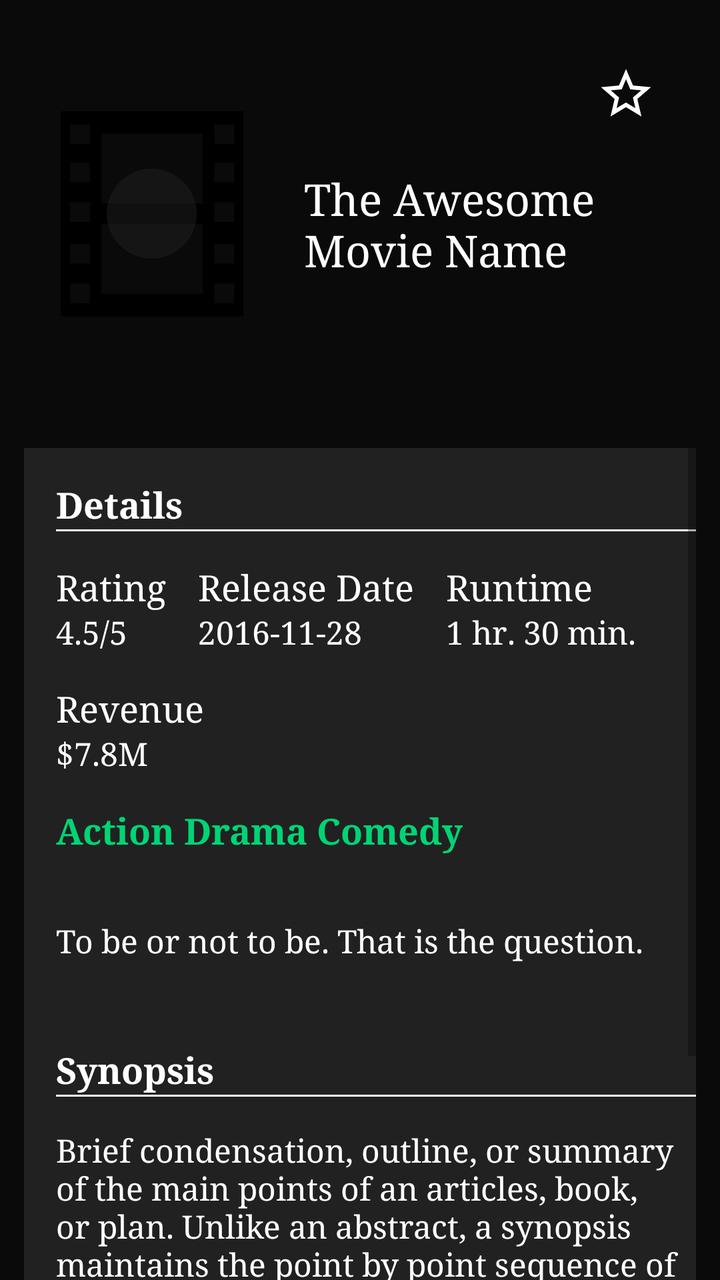
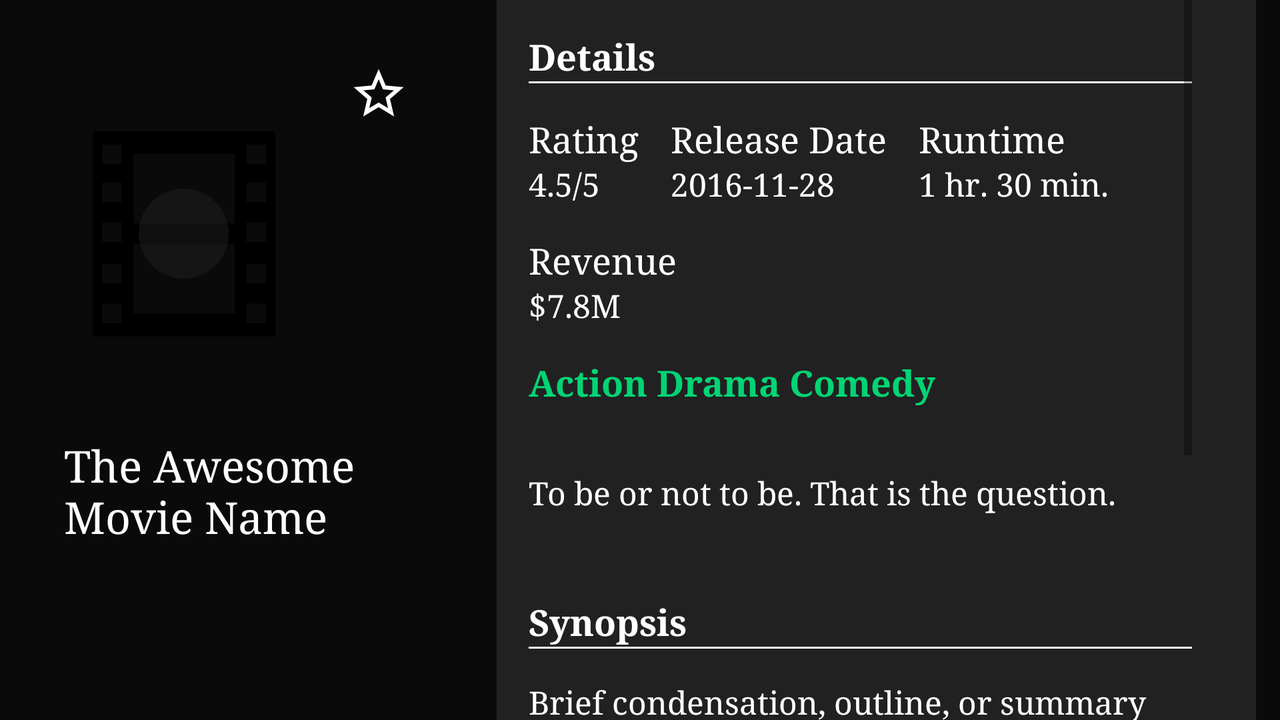

The same Android screen from two of the app's own layout files: first res/layout/ as a phone draws it, then the repository's variant for another configuration, drawn on a device whose configuration selects that folder. Both files follow.
<!-- AndroidManifest.xml: application theme AppTheme -->
<!-- res/layout/details.xml -->
<?xml version="1.0" encoding="utf-8"?>
<FrameLayout
    xmlns:android="http://schemas.android.com/apk/res/android"
    xmlns:tools="http://schemas.android.com/tools"
    android:layout_width="match_parent"
    android:layout_height="match_parent"
    android:background="@color/dark_background"
    android:id="@+id/ll_container"
    >

    <LinearLayout
        android:layout_width="match_parent"
        android:layout_height="match_parent"
        android:background="@color/dark_background"
        android:orientation="vertical"
        android:weightSum="2">

        <RelativeLayout
            android:layout_width="match_parent"
            android:layout_height="0dp"
            android:layout_weight="1.5">
            <ImageView
                android:id="@+id/iv_blur_img"
                android:layout_width="match_parent"
                android:layout_height="match_parent" />
        </RelativeLayout>

        <View
            android:layout_width="match_parent"
            android:layout_height="0dp"
            android:layout_weight="0.5" />
    </LinearLayout>

    <View
        android:id="@+id/view"
        android:layout_width="match_parent"
        android:layout_height="match_parent"
        android:background="@color/transparent_bg_overlay" />

    <LinearLayout
        android:layout_width="match_parent"
        android:layout_height="match_parent"
        android:orientation="vertical"
        android:weightSum="2">
        <RelativeLayout
            android:layout_width="match_parent"
            android:layout_height="0dp"
            android:layout_weight="0.7"
            android:layout_marginLeft="@dimen/standard_margin"
            android:layout_marginRight="@dimen/standard_margin">
            <RelativeLayout
                android:id="@+id/tumbnail_container"
                android:layout_width="@dimen/tumbnail_w"
                android:layout_height="@dimen/tumbnail_h"
                android:layout_alignParentBottom="true"
                android:layout_marginBottom="@dimen/double_standard_margin"
                android:layout_marginRight="@dimen/standard_margin">
                <ImageView
                    android:id="@+id/iv_tumbnail_img"
                    android:layout_width="match_parent"
                    android:layout_height="match_parent"
                    android:src="@mipmap/movie_placeholder"
                    android:layout_centerInParent="true"
                    />
                <View
                    android:layout_width="@dimen/play_outline_size"
                    android:layout_height="@dimen/play_outline_size"
                    android:layout_centerInParent="true"
                    android:background="@drawable/round_bg"/>
                <ImageView
                    android:id="@+id/iv_play_icon"
                    android:layout_width="@dimen/play_size"
                    android:layout_height="@dimen/play_size"
                    android:padding="@dimen/standard_padding"
                    android:src="@mipmap/play_circle_outline"
                    android:layout_centerInParent="true"/>
            </RelativeLayout>

            <TextView
                android:id="@+id/tv_movie_name"
                android:layout_width="match_parent"
                android:layout_height="wrap_content"
                android:textColor="@color/main_text_color"
                android:textSize="@dimen/txt_title_size"
                android:layout_marginTop="@dimen/area_margin_top"
                tools:text="@string/dummy_movie_name"
                android:layout_toRightOf="@id/tumbnail_container"
                android:layout_centerVertical="true"
                />
            <include layout="@layout/details_stars"/>
            <ImageView
                android:id="@+id/iv_favorite_off"
                android:layout_width="wrap_content"
                android:layout_height="wrap_content"
                android:src="@drawable/star_outline"
                android:layout_alignParentRight="true"
                android:layout_marginRight="@dimen/standard_margin"
                android:layout_marginTop="@dimen/double_standard_margin"
                android:visibility="visible"/>
            <ImageView
                android:id="@+id/iv_favorite_on"
                android:layout_width="wrap_content"
                android:layout_height="wrap_content"
                android:src="@drawable/star"
                android:layout_alignParentRight="true"
                android:layout_marginRight="@dimen/standard_margin"
                android:layout_marginTop="@dimen/double_standard_margin"
                android:visibility="invisible"/>
        </RelativeLayout>

        <ScrollView
            android:layout_width="match_parent"
            android:layout_height="0dp"
            android:layout_marginLeft="@dimen/scroll_view_margin_lr"
            android:layout_marginRight="@dimen/scroll_view_margin_lr"
            android:layout_weight="1.3"
            android:background="@color/dark_background">
            <LinearLayout
                android:layout_width="match_parent"
                android:layout_height="match_parent"
                android:layout_marginBottom="@dimen/standard_margin"
                android:layout_marginLeft="@dimen/standard_margin"
                android:orientation="vertical"
                android:paddingBottom="@dimen/layout_padding_top">
                
                <TextView
                    android:layout_width="match_parent"
                    android:layout_height="wrap_content"
                    android:layout_marginTop="@dimen/standard_margin"
                    android:text="@string/details_lbl"
                    android:textColor="@color/main_text_color"
                    android:textSize="@dimen/txt_large_size"
                    android:textStyle="bold" />
                <View
                    android:layout_width="match_parent"
                    android:layout_height="@dimen/separator_height"
                    android:background="@color/main_text_color" />

                <include layout="@layout/details_additional_info" />
                <include layout="@layout/details_revenue" />
                <include layout="@layout/details_genres" />

                
                <TextView
                    android:id="@+id/tv_movie_tagline"
                    android:layout_width="match_parent"
                    android:layout_height="wrap_content"
                    android:layout_marginTop="@dimen/tagline_margin_top"
                    android:textColor="@color/main_text_color"
                    android:textSize="@dimen/txt_regular_size"
                    tools:text="@string/dummy_movie_tagline" />

                
                <TextView
                    android:layout_width="match_parent"
                    android:layout_height="wrap_content"
                    android:layout_marginTop="@dimen/area_margin_top"
                    android:text="@string/synopsis_lbl"
                    android:textColor="@color/main_text_color"
                    android:textSize="@dimen/txt_large_size"
                    android:textStyle="bold" />
                <View
                    android:layout_width="match_parent"
                    android:layout_height="@dimen/separator_height"
                    android:background="@color/main_text_color" />
                <TextView
                    android:id="@+id/tv_movie_synopsis"
                    android:layout_width="match_parent"
                    android:layout_height="wrap_content"
                    android:layout_marginTop="@dimen/standard_margin"
                    android:textColor="@color/main_text_color"
                    android:textSize="@dimen/txt_regular_size"
                    tools:text="@string/dummy_movie_synopsis" />

                
                <TextView
                    android:layout_width="match_parent"
                    android:layout_height="wrap_content"
                    android:layout_marginTop="@dimen/area_margin_top"
                    android:text="@string/reviews_lbl"
                    android:textColor="@color/main_text_color"
                    android:textSize="@dimen/txt_large_size"
                    android:textStyle="bold" />
                <View
                    android:layout_width="match_parent"
                    android:layout_height="@dimen/separator_height"
                    android:background="@color/main_text_color" />
                <LinearLayout
                    android:id="@+id/ll_movie_reviews"
                    android:layout_width="match_parent"
                    android:layout_height="wrap_content"
                    android:layout_marginTop="@dimen/standard_margin"
                    android:orientation="vertical"
                    />
            </LinearLayout>
        </ScrollView>
    </LinearLayout>
</FrameLayout>
<!-- res/layout/details_stars.xml (included above) -->
<?xml version="1.0" encoding="utf-8"?>
<LinearLayout xmlns:android="http://schemas.android.com/apk/res/android"
    android:orientation="horizontal"
    android:layout_width="match_parent"
    android:layout_height="wrap_content"
    android:layout_marginTop="5dp"
    android:layout_toRightOf="@id/tumbnail_container"
    android:layout_below="@id/tv_movie_name">
    <LinearLayout
        android:id="@+id/ll_stars_container"
        android:layout_width="wrap_content"
        android:layout_height="wrap_content"
        android:orientation="horizontal"
        android:gravity="bottom">
    </LinearLayout>
    <TextView
        android:id="@+id/tv_votes"
        android:layout_width="wrap_content"
        android:layout_height="wrap_content"
        android:layout_marginLeft="@dimen/standard_margin"
        android:textSize="@dimen/txt_regular_size"
        android:textColor="@color/main_text_color"/>
</LinearLayout>
<!-- res/layout/details_additional_info.xml (included above) -->
<?xml version="1.0" encoding="utf-8"?>
<LinearLayout xmlns:android="http://schemas.android.com/apk/res/android"
    xmlns:tools="http://schemas.android.com/tools"
    android:orientation="horizontal"
    android:layout_width="match_parent"
    android:layout_height="wrap_content"
    android:layout_marginTop="@dimen/standard_margin">
    <RelativeLayout
        android:layout_width="wrap_content"
        android:layout_height="wrap_content">
        <TextView
            android:id="@+id/rating_lbl"
            android:layout_width="wrap_content"
            android:layout_height="wrap_content"
            android:textColor="@color/main_text_color"
            android:textSize="@dimen/txt_large_size"
            android:text="@string/rating_lbl"
            />
        <TextView
            android:id="@+id/tv_rating"
            android:layout_width="wrap_content"
            android:layout_height="wrap_content"
            android:layout_below="@+id/rating_lbl"
            android:textColor="@color/main_text_color"
            android:textSize="@dimen/txt_regular_size"
            tools:text="@string/dummy_movie_rating"/>
    </RelativeLayout>
    <RelativeLayout
        android:layout_width="wrap_content"
        android:layout_height="wrap_content"
        android:layout_marginLeft="@dimen/standard_margin">
        <TextView
            android:id="@+id/release_date_lbl"
            android:layout_width="wrap_content"
            android:layout_height="wrap_content"
            android:textColor="@color/main_text_color"
            android:textSize="@dimen/txt_large_size"
            android:text="@string/release_date_lbl"
            />
        <TextView
            android:id="@+id/tv_movie_release_date"
            android:layout_width="wrap_content"
            android:layout_height="wrap_content"
            android:layout_below="@+id/release_date_lbl"
            android:textColor="@color/main_text_color"
            android:textSize="@dimen/txt_regular_size"
            tools:text="@string/dummy_movie_release_date"/>
    </RelativeLayout>
    <RelativeLayout
        android:layout_width="wrap_content"
        android:layout_height="wrap_content"
        android:layout_marginLeft="@dimen/standard_margin">
        <TextView
            android:id="@+id/runtime_lbl"
            android:layout_width="wrap_content"
            android:layout_height="wrap_content"
            android:textColor="@color/main_text_color"
            android:textSize="@dimen/txt_large_size"
            android:text="@string/runtime_lbl"
            />
        <TextView
            android:id="@+id/tv_movie_runtime"
            android:layout_width="wrap_content"
            android:layout_height="wrap_content"
            android:layout_below="@+id/runtime_lbl"
            android:textColor="@color/main_text_color"
            android:textSize="@dimen/txt_regular_size"
            tools:text="@string/dummy_movie_runtime"/>
    </RelativeLayout>
</LinearLayout>
<!-- res/layout/details_revenue.xml (included above) -->
<?xml version="1.0" encoding="utf-8"?>
<RelativeLayout xmlns:android="http://schemas.android.com/apk/res/android"
    android:layout_width="match_parent"
    android:layout_height="wrap_content"
    xmlns:tools="http://schemas.android.com/tools"
    android:layout_marginTop="@dimen/standard_margin">
    <TextView
        android:id="@+id/revenue_lbl"
        android:layout_width="wrap_content"
        android:layout_height="wrap_content"
        android:textColor="@color/main_text_color"
        android:textSize="@dimen/txt_large_size"
        android:text="@string/revenue_lbl"
        />
    <TextView
        android:id="@+id/tv_movie_revenue"
        android:layout_width="wrap_content"
        android:layout_height="wrap_content"
        android:layout_below="@+id/revenue_lbl"
        android:textColor="@color/main_text_color"
        android:textSize="@dimen/txt_regular_size"
        tools:text="@string/dummy_movie_revenue"/>
</RelativeLayout>
<!-- res/layout/details_genres.xml (included above) -->
<?xml version="1.0" encoding="utf-8"?>
<LinearLayout xmlns:android="http://schemas.android.com/apk/res/android"
    android:layout_width="match_parent"
    android:layout_height="wrap_content"
    xmlns:tools="http://schemas.android.com/tools"
    android:orientation="horizontal"
    android:layout_marginTop="@dimen/standard_margin">
    <TextView
        android:id="@+id/tv_movie_genres"
        android:layout_width="wrap_content"
        android:layout_height="wrap_content"
        android:textColor="@color/secondary_color"
        android:textSize="@dimen/txt_large_size"
        android:textStyle="bold"
        tools:text="@string/dummy_movie_genres"/>
</LinearLayout>
<!-- resources referenced by this layout -->
<resources>
  <color name="dark_background">#212121</color>
  <color name="main_text_color">#ffffff</color>
  <color name="secondary_color">#00d474</color>
  <color name="transparent_bg_overlay">#B3000000</color>
  <dimen name="area_margin_top">42dp</dimen>
  <dimen name="double_standard_margin">32dp</dimen>
  <dimen name="layout_padding_top">48dp</dimen>
  <dimen name="play_outline_size">45dp</dimen>
  <dimen name="play_size">80dp</dimen>
  <dimen name="scroll_view_margin_lr">12dp</dimen>
  <dimen name="separator_height">1dp</dimen>
  <dimen name="standard_margin">16dp</dimen>
  <dimen name="standard_padding">16dp</dimen>
  <dimen name="tagline_margin_top">32dp</dimen>
  <dimen name="tumbnail_h">170dp</dimen>
  <dimen name="tumbnail_w">120dp</dimen>
  <!-- from res/values-mdpi/ -->
  <dimen name="txt_large_size">18sp</dimen>
  <!-- from res/values-mdpi/ -->
  <dimen name="txt_regular_size">16sp</dimen>
  <!-- from res/values-mdpi/ -->
  <dimen name="txt_title_size">22sp</dimen>
  <!-- drawable round_bg (drawable) -->
  <?xml version="1.0" encoding="UTF-8"?>
  <shape xmlns:android="http://schemas.android.com/apk/res/android">
      <solid android:color="@color/transparent_item_overlay"/>
      <corners android:radius="30dip"/>
      <padding android:left="0dip" android:top="0dip" android:right="0dip" android:bottom="0dip" />
  </shape>
  <!-- drawable star (drawable) -->
  <vector xmlns:android="http://schemas.android.com/apk/res/android"
      android:height="30dp"
      android:width="30dp"
      android:viewportWidth="24"
      android:viewportHeight="24">
      <path
          android:fillColor="@color/white"
          android:pathData="M12,17.27L18.18,21L16.54,13.97L22,9.24L14.81,8.62L12,2L9.19,8.62L2,9.24L7.45,13.97L5.82,21L12,17.27Z" />
  </vector>
  <string name="details_lbl">Details</string>
  <string name="dummy_movie_genres">Action   Drama   Comedy</string>
  <string name="dummy_movie_name">The Awesome Movie Name</string>
  <string name="dummy_movie_rating">4.5/5</string>
  <string name="dummy_movie_release_date">2016-11-28</string>
  <string name="dummy_movie_revenue">$7.8M</string>
  <string name="dummy_movie_runtime">1 hr. 30 min.</string>
  <string name="dummy_movie_synopsis">Brief condensation, outline, or summary of the main points of an articles, book, or plan.
          Unlike an abstract, a synopsis maintains the point by point sequence of the salient ideas.</string>
  <string name="dummy_movie_tagline">To be or not to be. That is the question.</string>
  <string name="rating_lbl">Rating</string>
  <string name="release_date_lbl">Release Date</string>
  <string name="revenue_lbl">Revenue</string>
  <string name="reviews_lbl">Reviews</string>
  <string name="runtime_lbl">Runtime</string>
  <string name="synopsis_lbl">Synopsis</string>
  <color name="transparent_item_overlay">#80212121</color>
  <color name="white">#ffffff</color>
  <color name="main_color">#081c24</color>
  <!-- from res/values-v21/ -->
  <style name="RobotoTextViewStyle" parent="android:Widget.TextView">
          <item name="android:fontFamily">serif</item>
      </style>
  <!-- from res/values-v21/ -->
  <style name="MyApp.PopupMenu" parent="Widget.AppCompat.PopupMenu.Overflow">
          <item name="android:popupBackground">@color/white</item>
      </style>
  <!-- from res/values-v21/ -->
  <style name="itemTextStyle.AppTheme" parent="@android:style/TextAppearance.Widget.IconMenu.Item">
          <item name="android:textColor">@color/main_color</item>
      </style>
  <!-- from res/values-v21/ -->
  <style name="settingsTheme" parent="PreferenceThemeOverlay">
          <item name="android:textColorPrimary">@color/main_color</item>
          <item name="android:textColorSecondary">@color/pref_summary</item>
          <item name="android:textSize">@dimen/txt_regular_size</item>
      </style>
  <color name="pref_summary">#A9A9A9</color>
  <!-- some entries are left out for length -->
</resources>
<!-- res/layout-land/details.xml (the repository's variant of the layout above) -->
<!-- drawn on the phone turned sideways -->
<?xml version="1.0" encoding="utf-8"?>
<FrameLayout
    xmlns:android="http://schemas.android.com/apk/res/android"
    xmlns:tools="http://schemas.android.com/tools"
    android:layout_width="match_parent"
    android:layout_height="match_parent"
    android:background="@color/dark_background"
    android:id="@+id/ll_container"
    >

    <LinearLayout
        android:layout_width="match_parent"
        android:layout_height="match_parent"
        android:background="@color/dark_background"
        android:orientation="horizontal"
        android:weightSum="2">

        <RelativeLayout
            android:layout_width="0dp"
            android:layout_height="match_parent"
            android:layout_weight="0.8">
            <ImageView
                android:id="@+id/iv_blur_img"
                android:layout_width="match_parent"
                android:layout_height="match_parent" />
        </RelativeLayout>

        <View
            android:layout_width="0dp"
            android:layout_height="match_parent"
            android:layout_weight="1.2" />
    </LinearLayout>

    <View
        android:id="@+id/view"
        android:layout_width="match_parent"
        android:layout_height="match_parent"
        android:background="@color/transparent_bg_overlay" />

    <LinearLayout
        android:layout_width="match_parent"
        android:layout_height="match_parent"
        android:orientation="horizontal"
        android:weightSum="2">
        <RelativeLayout
            android:layout_width="0dp"
            android:layout_height="match_parent"
            android:layout_weight="0.7"
            android:layout_marginLeft="@dimen/standard_margin"
            android:layout_marginRight="@dimen/standard_margin">
            <RelativeLayout
                android:id="@+id/tumbnail_container"
                android:layout_width="@dimen/tumbnail_w"
                android:layout_height="@dimen/tumbnail_h"
                android:layout_alignParentTop="true"
                android:layout_marginTop="@dimen/double_standard_margin"
                android:layout_marginLeft="@dimen/standard_margin">
                <ImageView
                    android:id="@+id/iv_tumbnail_img"
                    android:layout_width="match_parent"
                    android:layout_height="match_parent"
                    android:src="@mipmap/movie_placeholder"
                    android:layout_centerInParent="true"
                    />
                <View
                    android:layout_width="@dimen/play_outline_size"
                    android:layout_height="@dimen/play_outline_size"
                    android:layout_centerInParent="true"
                    android:background="@drawable/round_bg"/>
                <ImageView
                    android:id="@+id/iv_play_icon"
                    android:layout_width="@dimen/play_size"
                    android:layout_height="@dimen/play_size"
                    android:src="@mipmap/play_circle_outline"
                    android:layout_centerInParent="true"/>
            </RelativeLayout>

            <TextView
                android:id="@+id/tv_movie_name"
                android:layout_width="match_parent"
                android:layout_height="wrap_content"
                android:textColor="@color/main_text_color"
                android:textSize="@dimen/txt_title_size"
                android:layout_marginTop="@dimen/standard_margin"
                tools:text="@string/dummy_movie_name"
                android:layout_below="@id/tumbnail_container"
                android:layout_marginLeft="@dimen/standard_margin"
                />
            <include layout="@layout/details_stars"/>
            <ImageView
                android:id="@+id/iv_favorite_off"
                android:layout_width="wrap_content"
                android:layout_height="wrap_content"
                android:src="@drawable/star_outline"
                android:layout_alignParentRight="true"
                android:layout_marginRight="@dimen/standard_margin"
                android:layout_marginTop="@dimen/double_standard_margin"
                android:visibility="visible"/>
            <ImageView
                android:id="@+id/iv_favorite_on"
                android:layout_width="wrap_content"
                android:layout_height="wrap_content"
                android:src="@drawable/star"
                android:layout_alignParentRight="true"
                android:layout_marginRight="@dimen/standard_margin"
                android:layout_marginTop="@dimen/double_standard_margin"
                android:visibility="invisible"/>
        </RelativeLayout>

        <ScrollView
            android:layout_width="0dp"
            android:layout_height="match_parent"
            android:layout_marginLeft="@dimen/scroll_view_margin_lr"
            android:layout_marginRight="@dimen/scroll_view_margin_lr"
            android:layout_weight="1.3"
            android:background="@color/dark_background"
            android:paddingRight="@dimen/padding_from_nav_bar">
            <LinearLayout
                android:layout_width="match_parent"
                android:layout_height="match_parent"
                android:layout_marginBottom="@dimen/standard_margin"
                android:layout_marginLeft="@dimen/standard_margin"
                android:orientation="vertical"
                android:paddingBottom="@dimen/layout_padding_top">
                
                <TextView
                    android:layout_width="match_parent"
                    android:layout_height="wrap_content"
                    android:layout_marginTop="@dimen/standard_margin"
                    android:text="@string/details_lbl"
                    android:textColor="@color/main_text_color"
                    android:textSize="@dimen/txt_large_size"
                    android:textStyle="bold" />
                <View
                    android:layout_width="match_parent"
                    android:layout_height="@dimen/separator_height"
                    android:background="@color/main_text_color" />

                <include layout="@layout/details_additional_info" />
                <include layout="@layout/details_revenue" />
                <include layout="@layout/details_genres" />

                
                <TextView
                    android:id="@+id/tv_movie_tagline"
                    android:layout_width="match_parent"
                    android:layout_height="wrap_content"
                    android:layout_marginTop="@dimen/tagline_margin_top"
                    android:textColor="@color/main_text_color"
                    android:textSize="@dimen/txt_regular_size"
                    tools:text="@string/dummy_movie_tagline" />

                
                <TextView
                    android:layout_width="match_parent"
                    android:layout_height="wrap_content"
                    android:layout_marginTop="@dimen/area_margin_top"
                    android:text="@string/synopsis_lbl"
                    android:textColor="@color/main_text_color"
                    android:textSize="@dimen/txt_large_size"
                    android:textStyle="bold" />
                <View
                    android:layout_width="match_parent"
                    android:layout_height="@dimen/separator_height"
                    android:background="@color/main_text_color" />
                <TextView
                    android:id="@+id/tv_movie_synopsis"
                    android:layout_width="match_parent"
                    android:layout_height="wrap_content"
                    android:layout_marginTop="@dimen/standard_margin"
                    android:textColor="@color/main_text_color"
                    android:textSize="@dimen/txt_regular_size"
                    tools:text="@string/dummy_movie_synopsis" />

                
                <TextView
                    android:layout_width="match_parent"
                    android:layout_height="wrap_content"
                    android:layout_marginTop="@dimen/area_margin_top"
                    android:text="@string/reviews_lbl"
                    android:textColor="@color/main_text_color"
                    android:textSize="@dimen/txt_large_size"
                    android:textStyle="bold" />
                <View
                    android:layout_width="match_parent"
                    android:layout_height="@dimen/separator_height"
                    android:background="@color/main_text_color" />
                <LinearLayout
                    android:id="@+id/ll_movie_reviews"
                    android:layout_width="match_parent"
                    android:layout_height="wrap_content"
                    android:layout_marginTop="@dimen/standard_margin"
                    android:orientation="vertical"
                    />
            </LinearLayout>
        </ScrollView>
    </LinearLayout>
</FrameLayout>
<!-- resources referenced by the variant -->
<!-- as the phone turned sideways resolves them -->
<resources>
  <color name="dark_background">#212121</color>
  <color name="main_text_color">#ffffff</color>
  <color name="secondary_color">#00d474</color>
  <color name="transparent_bg_overlay">#B3000000</color>
  <dimen name="area_margin_top">42dp</dimen>
  <dimen name="double_standard_margin">32dp</dimen>
  <dimen name="layout_padding_top">48dp</dimen>
  <dimen name="padding_from_nav_bar">32dp</dimen>
  <dimen name="play_outline_size">45dp</dimen>
  <dimen name="play_size">80dp</dimen>
  <dimen name="scroll_view_margin_lr">12dp</dimen>
  <dimen name="separator_height">1dp</dimen>
  <dimen name="standard_margin">16dp</dimen>
  <dimen name="tagline_margin_top">32dp</dimen>
  <dimen name="tumbnail_h">170dp</dimen>
  <dimen name="tumbnail_w">120dp</dimen>
  <!-- from res/values-mdpi/ -->
  <dimen name="txt_large_size">18sp</dimen>
  <!-- from res/values-mdpi/ -->
  <dimen name="txt_regular_size">16sp</dimen>
  <!-- from res/values-mdpi/ -->
  <dimen name="txt_title_size">22sp</dimen>
  <!-- drawable round_bg (drawable) -->
  <?xml version="1.0" encoding="UTF-8"?>
  <shape xmlns:android="http://schemas.android.com/apk/res/android">
      <solid android:color="@color/transparent_item_overlay"/>
      <corners android:radius="30dip"/>
      <padding android:left="0dip" android:top="0dip" android:right="0dip" android:bottom="0dip" />
  </shape>
  <!-- drawable star (drawable) -->
  <vector xmlns:android="http://schemas.android.com/apk/res/android"
      android:height="30dp"
      android:width="30dp"
      android:viewportWidth="24"
      android:viewportHeight="24">
      <path
          android:fillColor="@color/white"
          android:pathData="M12,17.27L18.18,21L16.54,13.97L22,9.24L14.81,8.62L12,2L9.19,8.62L2,9.24L7.45,13.97L5.82,21L12,17.27Z" />
  </vector>
  <string name="details_lbl">Details</string>
  <string name="dummy_movie_genres">Action   Drama   Comedy</string>
  <string name="dummy_movie_name">The Awesome Movie Name</string>
  <string name="dummy_movie_rating">4.5/5</string>
  <string name="dummy_movie_release_date">2016-11-28</string>
  <string name="dummy_movie_revenue">$7.8M</string>
  <string name="dummy_movie_runtime">1 hr. 30 min.</string>
  <string name="dummy_movie_synopsis">Brief condensation, outline, or summary of the main points of an articles, book, or plan.
          Unlike an abstract, a synopsis maintains the point by point sequence of the salient ideas.</string>
  <string name="dummy_movie_tagline">To be or not to be. That is the question.</string>
  <string name="rating_lbl">Rating</string>
  <string name="release_date_lbl">Release Date</string>
  <string name="revenue_lbl">Revenue</string>
  <string name="reviews_lbl">Reviews</string>
  <string name="runtime_lbl">Runtime</string>
  <string name="synopsis_lbl">Synopsis</string>
  <color name="transparent_item_overlay">#80212121</color>
  <color name="white">#ffffff</color>
  <color name="main_color">#081c24</color>
  <!-- from res/values-v21/ -->
  <style name="RobotoTextViewStyle" parent="android:Widget.TextView">
          <item name="android:fontFamily">serif</item>
      </style>
  <!-- from res/values-v21/ -->
  <style name="MyApp.PopupMenu" parent="Widget.AppCompat.PopupMenu.Overflow">
          <item name="android:popupBackground">@color/white</item>
      </style>
  <!-- from res/values-v21/ -->
  <style name="itemTextStyle.AppTheme" parent="@android:style/TextAppearance.Widget.IconMenu.Item">
          <item name="android:textColor">@color/main_color</item>
      </style>
  <!-- from res/values-v21/ -->
  <style name="settingsTheme" parent="PreferenceThemeOverlay">
          <item name="android:textColorPrimary">@color/main_color</item>
          <item name="android:textColorSecondary">@color/pref_summary</item>
          <item name="android:textSize">@dimen/txt_regular_size</item>
      </style>
  <color name="pref_summary">#A9A9A9</color>
  <!-- some entries are left out for length -->
</resources>
